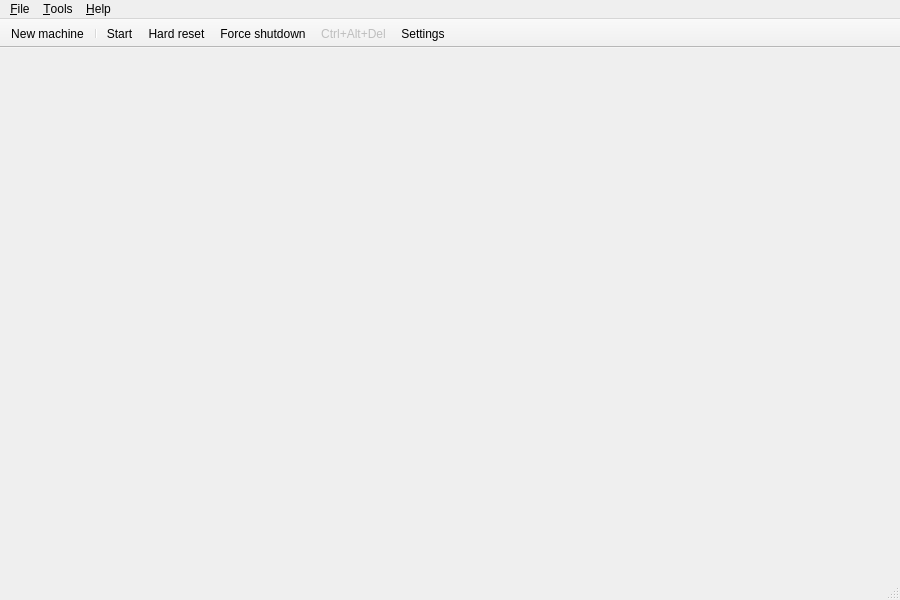
<?xml version="1.0" encoding="UTF-8"?>
<ui version="4.0">
 <class>VMManagerMainWindow</class>
 <widget class="QMainWindow" name="VMManagerMainWindow">
  <property name="geometry">
   <rect>
    <x>0</x>
    <y>0</y>
    <width>900</width>
    <height>600</height>
   </rect>
  </property>
  <property name="windowTitle">
   <string>86Box VM Manager</string>
  </property>
  <widget class="QWidget" name="centralwidget"/>
  <widget class="QMenuBar" name="menubar">
   <property name="geometry">
    <rect>
     <x>0</x>
     <y>0</y>
     <width>900</width>
     <height>21</height>
    </rect>
   </property>
   <widget class="QMenu" name="menuTools">
    <property name="title">
     <string>&amp;Tools</string>
    </property>
    <addaction name="actionPreferences"/>
    <addaction name="actionCheck_for_updates"/>
   </widget>
   <widget class="QMenu" name="menuFile">
    <property name="title">
     <string>&amp;File</string>
    </property>
    <addaction name="actionNew_Machine"/>
    <addaction name="separator"/>
    <addaction name="actionExit"/>
   </widget>
   <widget class="QMenu" name="menuHelp">
    <property name="title">
     <string>&amp;Help</string>
    </property>
    <addaction name="actionDocumentation"/>
    <addaction name="actionAbout_86Box"/>
    <addaction name="actionAbout_Qt"/>
   </widget>
   <addaction name="menuFile"/>
   <addaction name="menuTools"/>
   <addaction name="menuHelp"/>
  </widget>
  <widget class="QStatusBar" name="statusbar"/>
  <widget class="QToolBar" name="toolBar">
   <property name="autoFillBackground">
    <bool>true</bool>
   </property>
   <property name="windowTitle">
    <string>toolBar</string>
   </property>
   <property name="movable">
    <bool>false</bool>
   </property>
   <property name="allowedAreas">
    <set>Qt::TopToolBarArea</set>
   </property>
   <property name="iconSize">
    <size>
     <width>16</width>
     <height>16</height>
    </size>
   </property>
   <property name="toolButtonStyle">
    <enum>Qt::ToolButtonIconOnly</enum>
   </property>
   <attribute name="toolBarArea">
    <enum>TopToolBarArea</enum>
   </attribute>
   <attribute name="toolBarBreak">
    <bool>false</bool>
   </attribute>
   <addaction name="actionNew_Machine"/>
   <addaction name="separator"/>
   <addaction name="actionStartPause"/>
   <addaction name="actionHard_Reset"/>
   <addaction name="actionForce_Shutdown"/>
   <addaction name="actionCtrl_Alt_Del"/>
   <addaction name="actionSettings"/>
  </widget>
  <action name="actionStartPause">
   <property name="checkable">
    <bool>true</bool>
   </property>
   <property name="icon">
    <iconset resource="../qt_resources.qrc">
     <normaloff>:/menuicons/qt/icons/run.ico</normaloff>:/menuicons/qt/icons/run.ico</iconset>
   </property>
   <property name="text">
    <string>&amp;Start</string>
   </property>
   <property name="toolTip">
    <string>Start</string>
   </property>
   <property name="iconVisibleInMenu">
    <bool>false</bool>
   </property>
  </action>
  <action name="actionHard_Reset">
   <property name="icon">
    <iconset resource="../qt_resources.qrc">
     <normaloff>:/menuicons/qt/icons/hard_reset.ico</normaloff>:/menuicons/qt/icons/hard_reset.ico</iconset>
   </property>
   <property name="text">
    <string>&amp;Hard reset</string>
   </property>
   <property name="toolTip">
    <string>Hard reset</string>
   </property>
   <property name="iconVisibleInMenu">
    <bool>false</bool>
   </property>
  </action>
  <action name="actionForce_Shutdown">
   <property name="enabled">
    <bool>true</bool>
   </property>
   <property name="icon">
    <iconset resource="../qt_resources.qrc">
     <normaloff>:/menuicons/qt/icons/acpi_shutdown.ico</normaloff>:/menuicons/qt/icons/acpi_shutdown.ico</iconset>
   </property>
   <property name="text">
    <string>&amp;Force shutdown</string>
   </property>
   <property name="toolTip">
    <string>Force shutdown</string>
   </property>
   <property name="visible">
    <bool>true</bool>
   </property>
   <property name="iconVisibleInMenu">
    <bool>false</bool>
   </property>
  </action>
  <action name="actionCtrl_Alt_Del">
   <property name="enabled">
    <bool>false</bool>
   </property>
   <property name="icon">
    <iconset resource="../qt_resources.qrc">
     <normaloff>:/menuicons/qt/icons/send_cad.ico</normaloff>:/menuicons/qt/icons/send_cad.ico</iconset>
   </property>
   <property name="text">
    <string>&amp;Ctrl+Alt+Del</string>
   </property>
   <property name="toolTip">
    <string>Ctrl+Alt+Del</string>
   </property>
   <property name="visible">
    <bool>false</bool>
   </property>
   <property name="iconVisibleInMenu">
    <bool>false</bool>
   </property>
   <property name="shortcutVisibleInContextMenu">
    <bool>false</bool>
   </property>
  </action>
  <action name="actionSettings">
   <property name="icon">
    <iconset resource="../qt_resources.qrc">
     <normaloff>:/menuicons/qt/icons/settings.ico</normaloff>:/menuicons/qt/icons/settings.ico</iconset>
   </property>
   <property name="text">
    <string>&amp;Settings...</string>
   </property>
   <property name="toolTip">
    <string>Settings...</string>
   </property>
   <property name="menuRole">
    <enum>QAction::NoRole</enum>
   </property>
   <property name="iconVisibleInMenu">
    <bool>false</bool>
   </property>
  </action>
  <action name="actionNew_Machine">
   <property name="icon">
    <iconset resource="../qt_resources.qrc">
     <normaloff>:/settings/qt/icons/86Box-yellow.ico</normaloff>:/settings/qt/icons/86Box-yellow.ico</iconset>
   </property>
   <property name="text">
    <string>&amp;New machine...</string>
   </property>
   <property name="toolTip">
    <string>New machine...</string>
   </property>
  </action>
  <action name="actionPreferences">
   <property name="text">
    <string>&amp;Preferences...</string>
   </property>
   <property name="toolTip">
    <string>Preferences...</string>
   </property>
   <property name="menuRole">
    <enum>QAction::PreferencesRole</enum>
   </property>
  </action>
  <action name="actionStart">
   <property name="checkable">
    <bool>true</bool>
   </property>
   <property name="icon">
    <iconset resource="../qt_resources.qrc">
     <normaloff>:/menuicons/qt/icons/run.ico</normaloff>:/menuicons/qt/icons/run.ico</iconset>
   </property>
   <property name="text">
    <string>&amp;Start</string>
   </property>
   <property name="iconVisibleInMenu">
    <bool>false</bool>
   </property>
  </action>
  <action name="actionCheck_for_updates">
   <property name="text">
    <string>&amp;Check for updates...</string>
   </property>
  </action>
  <action name="actionExit">
   <property name="text">
    <string>E&amp;xit</string>
   </property>
   <property name="menuRole">
    <enum>QAction::QuitRole</enum>
   </property>
  </action>
  <action name="actionDocumentation">
   <property name="text">
    <string>&amp;Documentation...</string>
   </property>
  </action>
  <action name="actionAbout_86Box">
   <property name="text">
    <string>&amp;About 86Box...</string>
   </property>
   <property name="menuRole">
    <enum>QAction::AboutRole</enum>
   </property>
  </action>
  <action name="actionAbout_Qt">
   <property name="text">
    <string>About &amp;Qt</string>
   </property>
   <property name="visible">
    <bool>false</bool>
   </property>
   <property name="menuRole">
    <enum>QAction::AboutQtRole</enum>
   </property>
  </action>
 </widget>
 <resources>
  <include location="../qt_resources.qrc"/>
 </resources>
 <connections/>
</ui>
